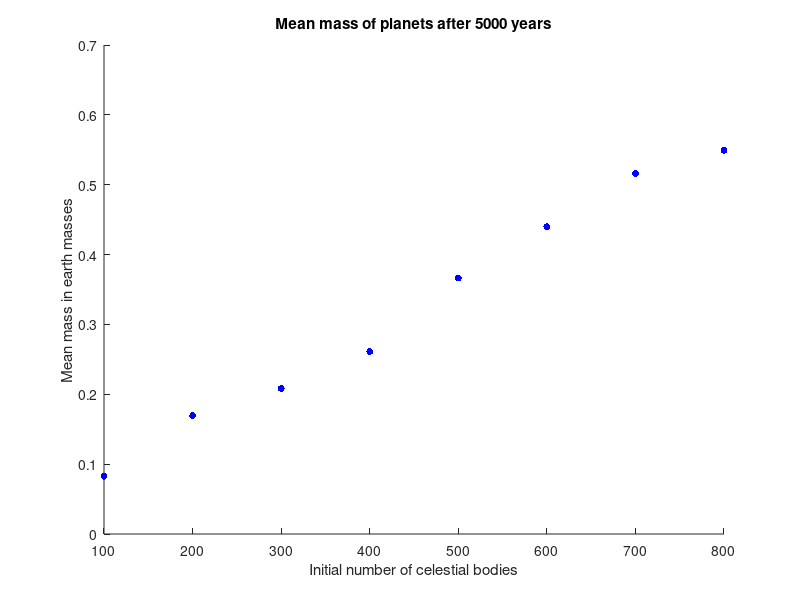
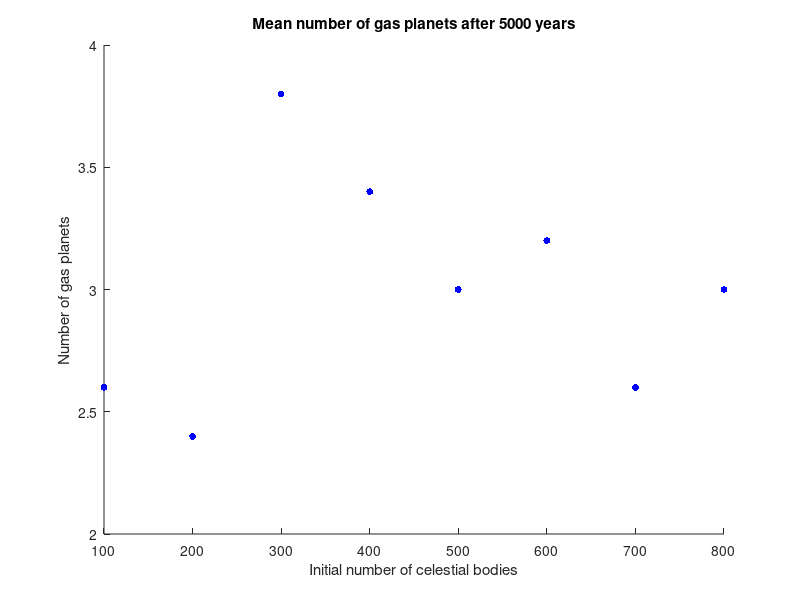

The MATLAB script that drew these images, in order:
clear all;
load('EINDM100.mat');
EINDM100 = sum(EINDM,2);
EINDSM100 = EINDM(:,1,:);
EINDGM100 = EINDM(:,2,:);
clear EINDM;
load('EINDM200.mat');
EINDM200 = sum(EINDM,2);
EINDSM200 = EINDM(:,1,:);
EINDGM200 = EINDM(:,2,:);
clear EINDM;
load('EINDM300.mat');
EINDM300 = sum(EINDM,2);
EINDSM300 = EINDM(:,1,:);
EINDGM300 = EINDM(:,2,:);
clear EINDM;
load('EINDM400.mat');
EINDM400 = sum(EINDM,2);
EINDSM400 = EINDM(:,1,:);
EINDGM400 = EINDM(:,2,:);
clear EINDM;
load('EINDM500.mat');
EINDM500 = sum(EINDM,2);
EINDSM500 = EINDM(:,1,:);
EINDGM500 = EINDM(:,2,:);
clear EINDM;
load('EINDM600.mat');
EINDM600 = sum(EINDM,2);
EINDSM600 = EINDM(:,1,:);
EINDGM600 = EINDM(:,2,:);
clear EINDM;
load('EINDM700.mat');
EINDM700 = sum(EINDM,2);
EINDSM700 = EINDM(:,1,:);
EINDGM700 = EINDM(:,2,:);
clear EINDM;
load('EINDM800.mat');
EINDM800 = sum(EINDM,2);
EINDSM800 = EINDM(:,1,:);
EINDGM800 = EINDM(:,2,:);
clear EINDM;

NGP100 = zeros(5,1);
NGP200 = zeros(5,1);
NGP300 = zeros(5,1);
NGP400 = zeros(5,1);
NGP500 = zeros(5,1);
NGP600 = zeros(5,1);
NGP700 = zeros(5,1);
NGP800 = zeros(5,1);
MP100 = zeros(5,1);
MP200 = zeros(5,1);
MP300 = zeros(5,1);
MP400 = zeros(5,1);
MP500 = zeros(5,1);
MP600 = zeros(5,1);
MP700 = zeros(5,1);
MP800 = zeros(5,1);

for i = 1:5
    M100 = EINDM100(EINDM100(:,i) > 0.06,1,i);
    M200 = EINDM200(EINDM200(:,i) > 0.06,1,i);
    M300 = EINDM300(EINDM300(:,i) > 0.06,1,i);
    M400 = EINDM400(EINDM400(:,i) > 0.06,1,i);
    M500 = EINDM500(EINDM500(:,i) > 0.06,1,i);
    M600 = EINDM600(EINDM600(:,i) > 0.06,1,i);
    M700 = EINDM700(EINDM700(:,i) > 0.06,1,i);
    M800 = EINDM800(EINDM800(:,i) > 0.06,1,i);
    GM100 = EINDGM100(EINDM100(:,i) > 0.06,1,i);
    GM200 = EINDGM200(EINDM200(:,i) > 0.06,1,i);
    GM300 = EINDGM300(EINDM300(:,i) > 0.06,1,i);
    GM400 = EINDGM400(EINDM400(:,i) > 0.06,1,i);
    GM500 = EINDGM500(EINDM500(:,i) > 0.06,1,i);
    GM600 = EINDGM600(EINDM600(:,i) > 0.06,1,i);
    GM700 = EINDGM700(EINDM700(:,i) > 0.06,1,i);
    GM800 = EINDGM800(EINDM800(:,i) > 0.06,1,i);
    NGP100(i) = sum(GM100./M100 > 0.1);
    NGP200(i) = sum(GM200./M200 > 0.1);
    NGP300(i) = sum(GM300./M300 > 0.1);
    NGP400(i) = sum(GM400./M400 > 0.1);
    NGP500(i) = sum(GM500./M500 > 0.1);
    NGP600(i) = sum(GM600./M600 > 0.1);
    NGP700(i) = sum(GM700./M700 > 0.1);
    NGP800(i) = sum(GM800./M800 > 0.1);
    MP100(i) = mean(EINDM100(EINDM100(:,i) > 0.06,1,i));
    MP200(i) = mean(EINDM200(EINDM200(:,i) > 0.06,1,i));
    MP300(i) = mean(EINDM300(EINDM300(:,i) > 0.06,1,i));
    MP400(i) = mean(EINDM400(EINDM400(:,i) > 0.06,1,i));
    MP500(i) = mean(EINDM500(EINDM500(:,i) > 0.06,1,i));
    MP600(i) = mean(EINDM600(EINDM600(:,i) > 0.06,1,i));
    MP700(i) = mean(EINDM700(EINDM700(:,i) > 0.06,1,i));
    MP800(i) = mean(EINDM800(EINDM800(:,i) > 0.06,1,i));
    
    clear M100;
    clear M200;
    clear M300;
    clear M400;
    clear M500;
    clear M600;
    clear M700;
    clear M800;
    clear GM100;
    clear GM200;
    clear GM300;
    clear GM400;
    clear GM500;
    clear GM600;
    clear GM700;
    clear GM800;
end

MMP(1) = mean(MP100);
MMP(2) = mean(MP200);
MMP(3) = mean(MP300);
MMP(4) = mean(MP400);
MMP(5) = mean(MP500);
MMP(6) = mean(MP600);
MMP(7) = mean(MP700);
MMP(8) = mean(MP800);
MNGP(1) = mean(NGP100);
MNGP(2) = mean(NGP200);
MNGP(3) = mean(NGP300);
MNGP(4) = mean(NGP400);
MNGP(5) = mean(NGP500);
MNGP(6) = mean(NGP600);
MNGP(7) = mean(NGP700);
MNGP(8) = mean(NGP800);

figure;
scatter(100:100:800,MMP,25,[0,0,1],'o','filled');
title('Mean mass of planets after 5000 years');
xlabel('Initial number of celestial bodies');
ylabel('Mean mass in earth masses');

figure;
scatter(100:100:800,MNGP,25,[0,0,1],'o','filled');
title('Mean number of gas planets after 5000 years');
xlabel('Initial number of celestial bodies');
ylabel('Number of gas planets');
